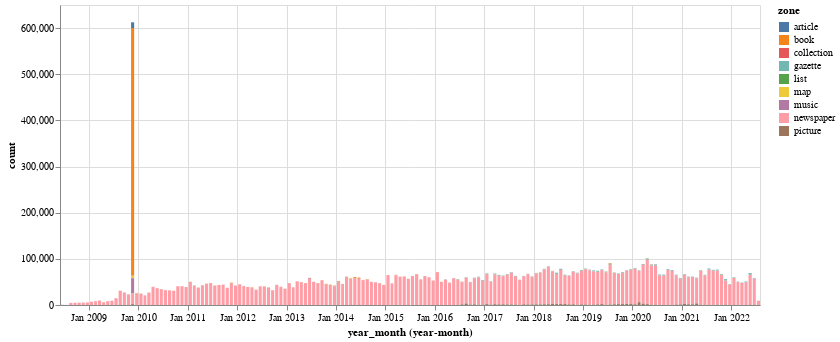

Notebook cell for this chart:
### Code cell
alt.Chart(month_counts).mark_bar().encode(
    x="yearmonth(year_month):T",
    y="count:Q",
    color="zone:N",
    tooltip=["yearmonth(year_month):T", "count", "zone"],
).properties(width=700).interactive()

### Figure 1 — Vega-Lite specification as saved in the notebook (floating-point values rounded to 4 significant figures; data arrays with more than 128 entries replaced by an {"elided": "..."} marker saying what was removed)
{"config": {"view": {"continuousWidth": 400, "continuousHeight": 300}}, "data": {"name": "data-9b8e568e47b2f4c51e626dd9ddaba824"}, "mark": "bar", "encoding": {"color": {"field": "zone", "type": "nominal"}, "tooltip": [{"field": "year_month", "timeUnit": "yearmonth", "type": "temporal"}, {"field": "count", "type": "quantitative"}, {"field": "zone", "type": "nominal"}], "x": {"field": "year_month", "timeUnit": "yearmonth", "type": "temporal"}, "y": {"field": "count", "type": "quantitative"}}, "selection": {"selector002": {"type": "interval", "bind": "scales", "encodings": ["x", "y"]}}, "width": 700, "$schema": "https://vega.github.io/schema/vega-lite/v4.17.0.json", "datasets": {"data-9b8e568e47b2f4c51e626dd9ddaba824": {"elided": "1293 records"}}}
